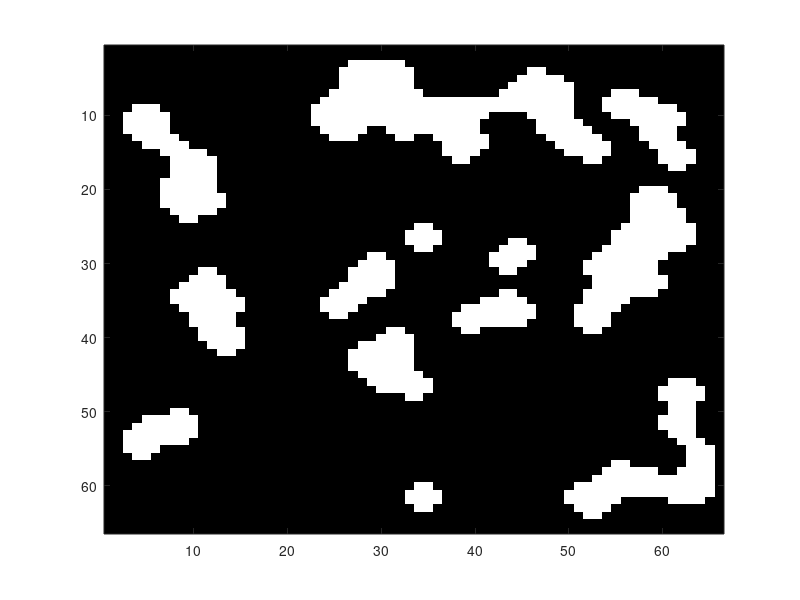

Write MATLAB code to recreate this figure.
%%%%%%%%%%%%%%%%%%%%%%%%%%%%%%%%%%%%%%%%%%%%%%%%%%%%%%%%%%%%%%%%%
% Introduction to Scientific Computing - WBCS14003              %
%                                                               %
%  Simulate spatial pattern formation in Matlab                 %
%  via cellular automata                                        %
%                                                               %
%%%%%%%%%%%%%%%%%%%%%%%%%%%%%%%%%%%%%%%%%%%%%%%%%%%%%%%%%%%%%%%%%

clc;                                 % clear the command window 
close all                            % close open figure windows      
clear all;                           % remove items from the workspace

n=64;                                % number of cells horizontally/vertically
p=0.43;                               % probability that a cell is alive 
max_gen=100;                         % maximal number of generations

% Initialize matrix A 
imname='random';                     % name of the pattern
A=rand(n,n)<p;                       % n x n matrix A with random zeroes/ones
                                     % expected number of living cells is p (for n large)

% Print the initial fraction of living cells on the screen
fprintf('initial fraction of living cells=%f\n',sum(sum(abs(A)))/n^2);

% Display the initial pattern of living and dead cells as an image 
% The living cells are white, the dead cells black. 
figure;                              % open a figure window
imHandle = imagesc(A,[0 1]);         % display the matrix A as an image. 
                                     % The value range of A is [0 1].
colormap(gray);                      % set a gray scale color table

% Write the image to a PNG file
gen=1;                               % current generation number 
imfile = [imname,'_n=',int2str(n),'_p=',num2str(p),'_gen=',int2str(gen),'.png'];
imwrite(A, imfile);                  % write A 

% Expand matrix A to matrix A1 because of the extra borders needed
A1=zeros(n+2,n+2);                   % initialise (n+2)x(n+2) matrix with zeroes 
A1(2:n+1,2:n+1)=A;                   % Insert matrix A in matrix A1 
A2=zeros(n+2,n+2);
% Now compute the successive generations via the majority rule. 
% The algorithm should terminate as soon as no more differences 
% occur between successive generations.
imHandle = imagesc(A1,[0 1]);        % display the matrix A1 as an image. 
                                     % The value range of A is [0 1].
colormap(gray);                      % set a gray scale color table

while gen<=max_gen
  A2 = A1;
  for j=2:n+1
    for k=2:n+1
      neighborSum=0;
      M=A2(j-1:j+1,k-1:k+1);
      neighborSum = sum(sum(M))-M(2,2);
      if (A1(j,k) == 1 && neighborSum < 4)
        A1(j,k) = 0;
      elseif (A1(j,k) == 0 && neighborSum > 4)
        A1(j,k) = 1;
      end
    end
  end
  if A1 == A2
    break;
  end
  gen++;
  set(imHandle, 'CData', A1);
  drawnow;
  imfile = [imname,'_n=',int2str(n),'_p=',num2str(p),'_gen=',int2str(gen),'.png'];
  imwrite(A1, imfile); 
end

%while gen < max_gen
%  imshow(A1);
%  drawnow;
%  neighborSum = conv2(A1, [1 1 1; 1 0 1; 1 1 1], 'same');
%  A1 = double((A1 & neighborSum < 4) | neighborSum>4);
%  gen++;
%end
